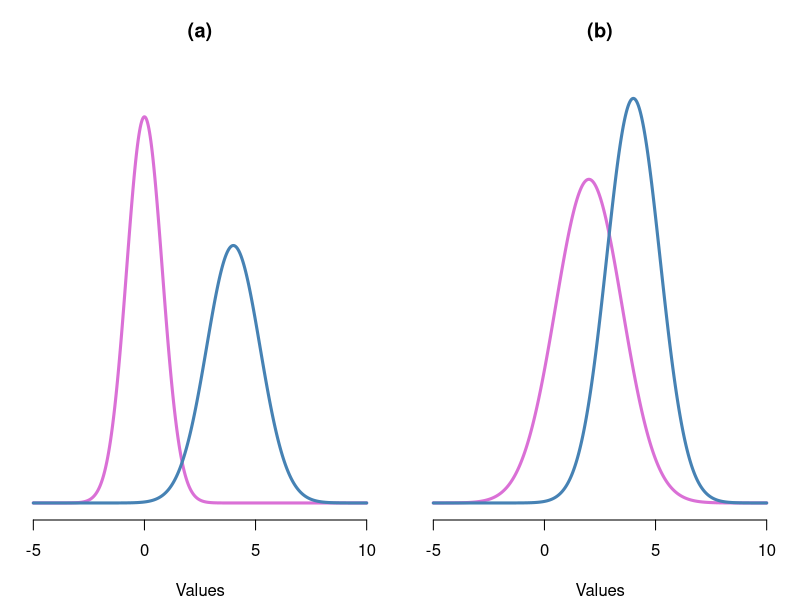
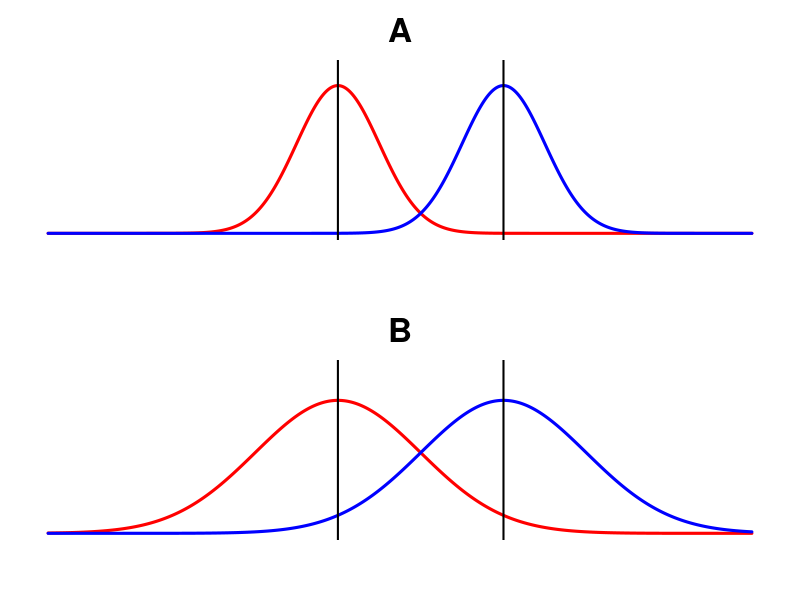
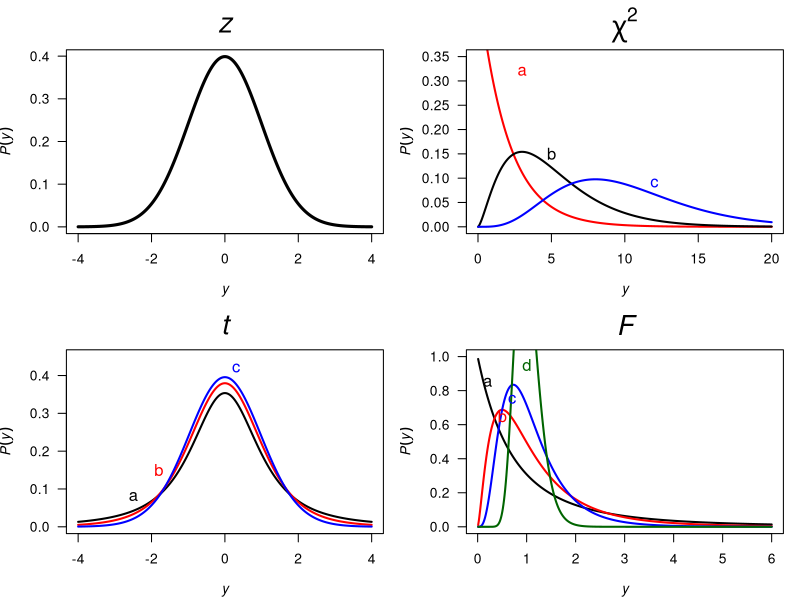
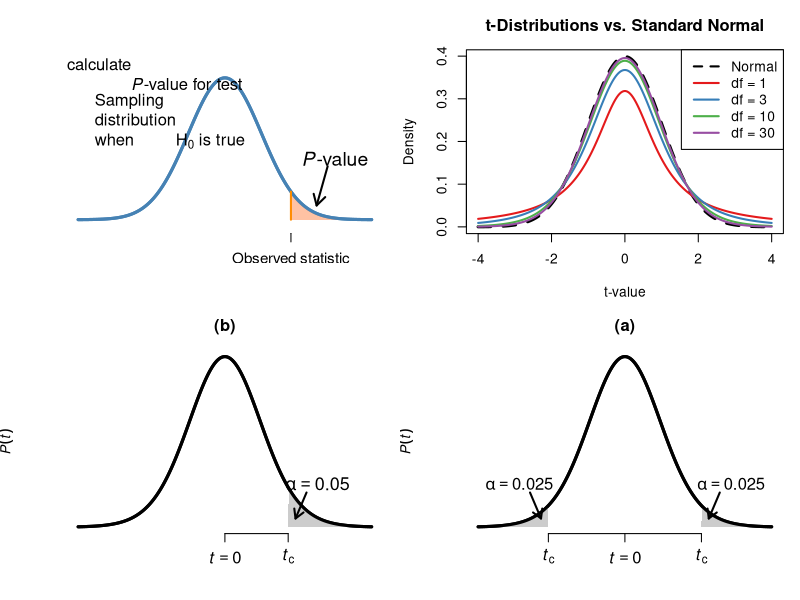
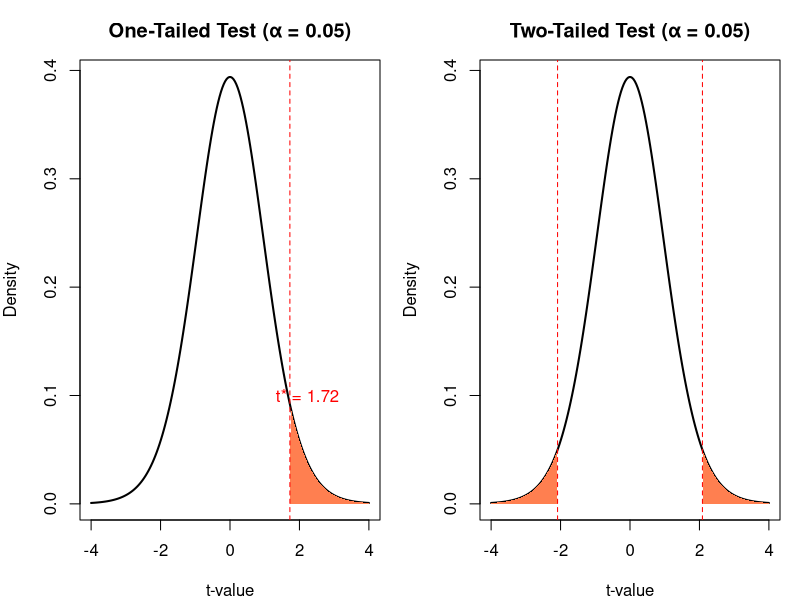
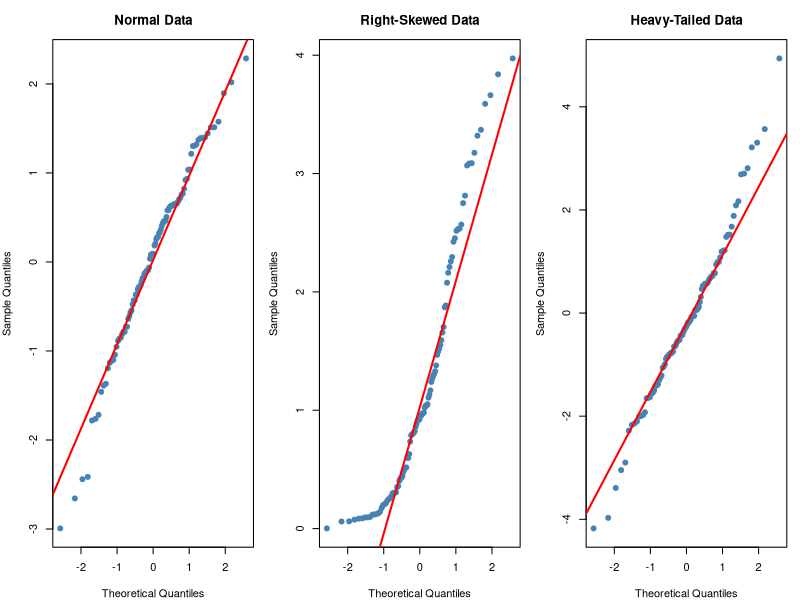
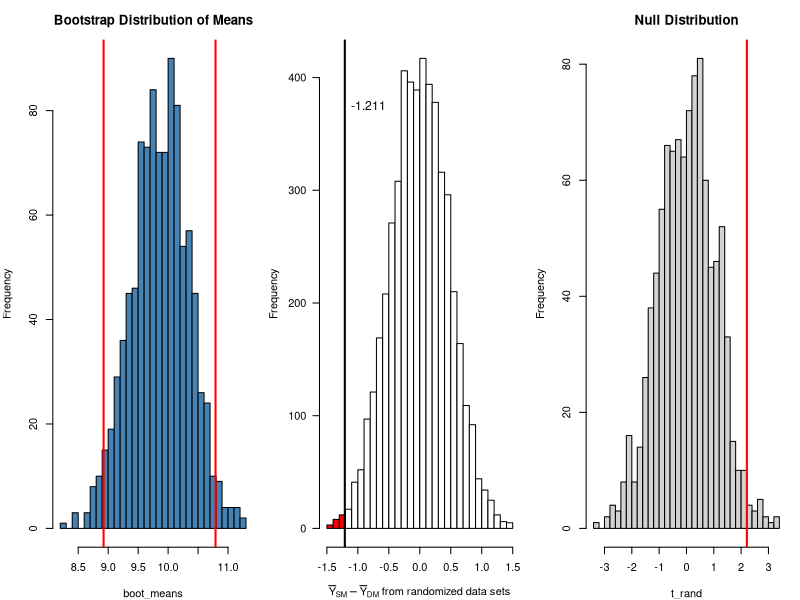
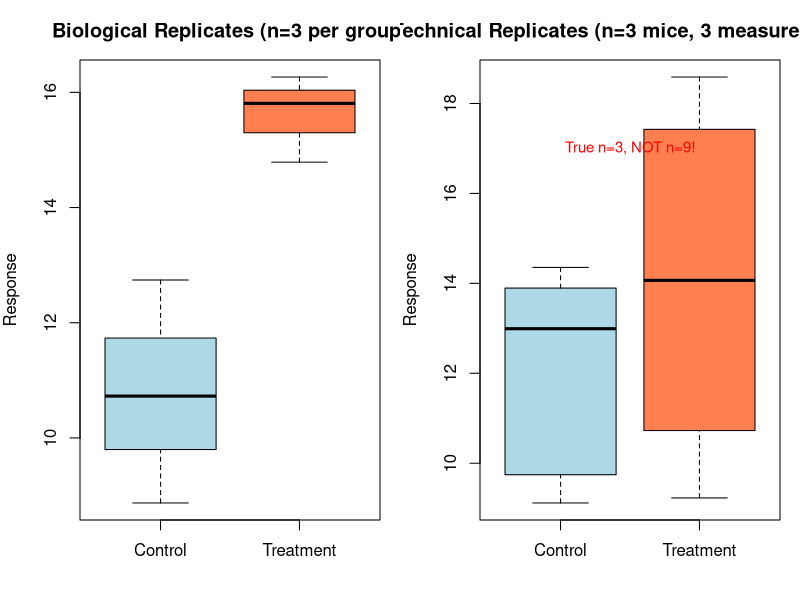

Write R code to recreate these figures, in order.
## ---- chunk 1
#| label: setup
#| include: false

# Core data manipulation and visualization
library(tidyverse)
library(knitr)
library(readxl)

# Statistical analysis packages
library(MASS)        # LDA, robust regression
library(pwr)         # Power analysis
library(boot)        # Bootstrap methods
library(car)         # Companion to Applied Regression
library(survival)    # Survival analysis
library(nlme)        # Mixed effects models
library(broom)       # Tidy model output
library(emmeans)     # Estimated marginal means

# Set consistent theme for all plots
theme_set(theme_minimal(base_size = 14))

# Set seed for reproducibility
set.seed(2026)
## ---- chunk 2
#| echo: false
#| eval: true
#| fig-width: 10
#| fig-height: 5

par(mfrow = c(1, 2), mar = c(4, 1, 3, 1))

# Panel (a): well-separated distributions
x <- seq(-5, 10, length.out = 500)
plot(x, dnorm(x, 0, 0.8), type = "l", lwd = 3, col = "orchid",
     axes = FALSE, xlab = "Values", ylab = "", main = "(a)",
     ylim = c(0, 0.55))
lines(x, dnorm(x, 4, 1.2), lwd = 3, col = "steelblue")
axis(1)

# Panel (b): overlapping distributions
plot(x, dnorm(x, 2, 1.5), type = "l", lwd = 3, col = "orchid",
     axes = FALSE, xlab = "Values", ylab = "", main = "(b)",
     ylim = c(0, 0.35))
lines(x, dnorm(x, 4, 1.2), lwd = 3, col = "steelblue")
axis(1)
## ---- chunk 3
#| echo: false
#| eval: true
#| fig-width: 6
#| fig-height: 8

par(mfrow = c(2, 1), mar = c(3, 1, 3, 1))

x <- seq(-5, 12, length.out = 500)

# Panel A: small variance, clear separation
plot(x, dnorm(x, 2, 1), type = "l", lwd = 3, col = "red",
     axes = FALSE, xlab = "", ylab = "", main = "A",
     ylim = c(0, 0.45), cex.main = 2)
lines(x, dnorm(x, 6, 1), lwd = 3, col = "blue")
abline(v = c(2, 6), lwd = 2)

# Panel B: large variance, overlapping
plot(x, dnorm(x, 2, 2), type = "l", lwd = 3, col = "red",
     axes = FALSE, xlab = "", ylab = "", main = "B",
     ylim = c(0, 0.25), cex.main = 2)
lines(x, dnorm(x, 6, 2), lwd = 3, col = "blue")
abline(v = c(2, 6), lwd = 2)
## ---- chunk 4
#| echo: false
#| eval: true
#| fig-width: 10
#| fig-height: 8

par(mfrow = c(2, 2), mar = c(4, 4, 3, 1))

x <- seq(-4, 4, length.out = 500)

# z distribution
plot(x, dnorm(x), type = "l", lwd = 3, main = expression(italic(z)),
     xlab = expression(italic(y)), ylab = expression(italic(P(y))),
     cex.main = 2, las = 1)

# chi-squared
x_chi <- seq(0.01, 20, length.out = 500)
plot(x_chi, dchisq(x_chi, df = 2), type = "l", lwd = 2,
     main = expression(chi^2), col = "red",
     xlab = expression(italic(y)), ylab = expression(italic(P(y))),
     ylim = c(0, 0.35), cex.main = 2, las = 1)
lines(x_chi, dchisq(x_chi, df = 5), lwd = 2, col = "black")
lines(x_chi, dchisq(x_chi, df = 10), lwd = 2, col = "blue")
text(3, 0.32, "a", col = "red", cex = 1.2)
text(5, 0.15, "b", cex = 1.2)
text(12, 0.09, "c", col = "blue", cex = 1.2)

# t distribution
plot(x, dt(x, df = 2), type = "l", lwd = 2, main = expression(italic(t)),
     xlab = expression(italic(y)), ylab = expression(italic(P(y))),
     ylim = c(0, 0.45), cex.main = 2, las = 1)
lines(x, dt(x, df = 5), lwd = 2, col = "red")
lines(x, dt(x, df = 30), lwd = 2, col = "blue")
text(-2.5, 0.08, "a", cex = 1.2)
text(-1.8, 0.15, "b", col = "red", cex = 1.2)
text(0.3, 0.42, "c", col = "blue", cex = 1.2)

# F distribution
x_f <- seq(0.01, 6, length.out = 500)
plot(x_f, df(x_f, df1 = 2, df2 = 5), type = "l", lwd = 2,
     main = expression(italic(F)),
     xlab = expression(italic(y)), ylab = expression(italic(P(y))),
     ylim = c(0, 1.0), cex.main = 2, las = 1)
lines(x_f, df(x_f, df1 = 5, df2 = 10), lwd = 2, col = "red")
lines(x_f, df(x_f, df1 = 10, df2 = 20), lwd = 2, col = "blue")
lines(x_f, df(x_f, df1 = 50, df2 = 100), lwd = 2, col = "darkgreen")
text(0.2, 0.85, "a", cex = 1.2)
text(0.5, 0.65, "b", col = "red", cex = 1.2)
text(0.7, 0.75, "c", col = "blue", cex = 1.2)
text(1, 0.95, "d", col = "darkgreen", cex = 1.2)
## ---- chunk 5
#| echo: false
#| eval: true
#| fig-width: 8
#| fig-height: 5

x <- seq(-4, 4, length.out = 500)
y <- dnorm(x)
obs_stat <- 1.8

plot(x, y, type = "l", lwd = 3, col = "steelblue",
     axes = FALSE, xlab = "", ylab = "",
     ylim = c(-0.02, max(y) * 1.15))

# Shade p-value region
x_tail <- x[x >= obs_stat]
polygon(c(obs_stat, x_tail, max(x_tail)),
        c(0, dnorm(x_tail), 0),
        col = rgb(1, 0.6, 0.4, 0.6), border = NA)
lines(x, y, lwd = 3, col = "steelblue")

# Axis
axis(1, at = c(obs_stat), labels = c("Observed statistic"), cex.axis = 1.1)
segments(obs_stat, 0, obs_stat, dnorm(obs_stat), lwd = 2, col = "darkorange")

# Labels
text(-1.5, 0.22, expression("Sampling\ndistribution\nwhen " * H[0] * " is true"),
     cex = 1.2)
arrows(2.8, 0.15, 2.5, 0.04, length = 0.12, lwd = 2)
text(3, 0.17, expression(italic(P) * "-value"), cex = 1.4, font = 3)
text(-3, 0.38, expression("Needed to calculate\n" * italic(P) * "-value for test"),
     cex = 1.2)
## ---- chunk 6
#| label: fig-t-dist-output
#| fig-cap: "t-distributions approach normal as df increases"
#| fig-width: 9
#| fig-height: 4
#| echo: false
#| eval: true

x <- seq(-4, 4, length.out = 200)
df_values <- c(1, 3, 10, 30)
colors <- c("#E41A1C", "#377EB8", "#4DAF4A", "#984EA3")

plot(x, dnorm(x), type = "l", lwd = 3, col = "black", lty = 2,
     ylab = "Density", xlab = "t-value",
     main = "t-Distributions vs. Standard Normal")

for(i in seq_along(df_values)) {
  lines(x, dt(x, df = df_values[i]), col = colors[i], lwd = 2)
}

legend("topright", c("Normal", paste("df =", df_values)),
       col = c("black", colors), lwd = 2, lty = c(2, rep(1, 4)))
## ---- chunk 7
#| echo: false
#| eval: true
#| fig-width: 8
#| fig-height: 4

x <- seq(-4, 4, length.out = 500)
y <- dt(x, df = 20)
tc <- qt(0.95, df = 20)

plot(x, y, type = "l", lwd = 3, axes = FALSE,
     xlab = "", ylab = expression(italic(P(t))),
     main = "(b)")
axis(1, at = c(0, tc), labels = c(expression(italic(t) == 0), expression(italic(t)[c])),
     cex.axis = 1.2)

# Shade alpha region
x_tail <- x[x >= tc]
polygon(c(tc, x_tail, max(x_tail)), c(0, dt(x_tail, df = 20), 0),
        col = "gray80", border = NA)
lines(x, y, lwd = 3)
arrows(tc + 0.5, 0.08, tc + 0.2, 0.02, length = 0.1, lwd = 2)
text(tc + 0.8, 0.10, expression(alpha == 0.05), cex = 1.3)
## ---- chunk 8
#| echo: false
#| eval: true
#| fig-width: 8
#| fig-height: 4

x <- seq(-4, 4, length.out = 500)
y <- dt(x, df = 20)
tc <- qt(0.975, df = 20)

plot(x, y, type = "l", lwd = 3, axes = FALSE,
     xlab = "", ylab = expression(italic(P(t))),
     main = "(a)")
axis(1, at = c(-tc, 0, tc),
     labels = c(expression(italic(t)[c]), expression(italic(t) == 0), expression(italic(t)[c])),
     cex.axis = 1.2)

# Shade left tail
x_left <- x[x <= -tc]
polygon(c(min(x_left), x_left, -tc), c(0, dt(x_left, df = 20), 0),
        col = "gray80", border = NA)
# Shade right tail
x_right <- x[x >= tc]
polygon(c(tc, x_right, max(x_right)), c(0, dt(x_right, df = 20), 0),
        col = "gray80", border = NA)
lines(x, y, lwd = 3)

arrows(-tc - 0.5, 0.08, -tc - 0.2, 0.02, length = 0.1, lwd = 2)
text(-tc - 0.8, 0.10, expression(alpha == 0.025), cex = 1.2)
arrows(tc + 0.5, 0.08, tc + 0.2, 0.02, length = 0.1, lwd = 2)
text(tc + 0.8, 0.10, expression(alpha == 0.025), cex = 1.2)
## ---- chunk 9
#| label: fig-critical-regions-output
#| fig-cap: "Critical regions for α = 0.05 with df = 20"
#| fig-width: 10
#| fig-height: 4
#| echo: false
#| eval: true

par(mfrow = c(1, 2))
x <- seq(-4, 4, length.out = 200)
df <- 20

# One-tailed test (upper)
plot(x, dt(x, df), type = "l", lwd = 2, main = "One-Tailed Test (α = 0.05)",
     xlab = "t-value", ylab = "Density")
crit_1 <- qt(0.95, df)
polygon(c(crit_1, x[x > crit_1], 4), c(0, dt(x[x > crit_1], df), 0),
        col = "coral", border = NA)
abline(v = crit_1, lty = 2, col = "red")
text(crit_1 + 0.5, 0.1, paste("t* =", round(crit_1, 2)), col = "red")

# Two-tailed test
plot(x, dt(x, df), type = "l", lwd = 2, main = "Two-Tailed Test (α = 0.05)",
     xlab = "t-value", ylab = "Density")
crit_2 <- qt(0.975, df)
polygon(c(crit_2, x[x > crit_2], 4), c(0, dt(x[x > crit_2], df), 0),
        col = "coral", border = NA)
polygon(c(-4, x[x < -crit_2], -crit_2), c(0, dt(x[x < -crit_2], df), 0),
        col = "coral", border = NA)
abline(v = c(-crit_2, crit_2), lty = 2, col = "red")
## ---- chunk 10
#| label: qq-intro-output
#| echo: false
#| eval: true
#| fig-width: 10
#| fig-height: 4

par(mfrow = c(1, 3))

# Normal data
set.seed(42)
normal_data <- rnorm(100)
qqnorm(normal_data, main = "Normal Data", pch = 19, col = "steelblue")
qqline(normal_data, col = "red", lwd = 2)

# Right-skewed data
skewed_data <- rexp(100, rate = 1)
qqnorm(skewed_data, main = "Right-Skewed Data", pch = 19, col = "steelblue")
qqline(skewed_data, col = "red", lwd = 2)

# Heavy-tailed data
heavy_tail <- rt(100, df = 3)
qqnorm(heavy_tail, main = "Heavy-Tailed Data", pch = 19, col = "steelblue")
qqline(heavy_tail, col = "red", lwd = 2)
## ---- chunk 11
#| label: normality-tests-output
#| echo: false
#| eval: true

# Shapiro-Wilk test (best for n < 50)
set.seed(42)
normal_sample <- rnorm(30)
shapiro.test(normal_sample)
## ---- chunk 12
#| label: one-sample-t-output
#| echo: false
#| eval: true

sample_data <- rnorm(30, mean = 10.5, sd = 2)
t.test(sample_data, mu = 10)
## ---- chunk 13
#| label: t-test-example-output
#| echo: false
#| eval: true

set.seed(518)
pop1 <- rnorm(n = 100, mean = 2, sd = 0.5)
pop2 <- rnorm(n = 100, mean = 2.5, sd = 0.5)

t.test(pop1, pop2)
## ---- chunk 14
#| label: paired-t-output
#| echo: false
#| eval: true

before <- c(200, 190, 210, 180, 195)
after <- c(180, 170, 190, 165, 175)

t.test(before, after, paired = TRUE)
## ---- chunk 15
#| label: sample-size-sig-output
#| echo: false
#| eval: true

set.seed(22)

# Small effect (1% difference): 20.0 vs 20.2
cat("SMALL SAMPLE (n=10 per group):\n")
diet_A_small <- rnorm(10, 20, 2)
diet_B_small <- rnorm(10, 20.2, 2)
cat("  p-value:", round(t.test(diet_A_small, diet_B_small)$p.value, 4), "\n\n")

cat("LARGE SAMPLE (n=10,000 per group):\n")
diet_A_large <- rnorm(10000, 20, 2)
diet_B_large <- rnorm(10000, 20.2, 2)
cat("  p-value:", format(t.test(diet_A_large, diet_B_large)$p.value, scientific = TRUE), "\n")
## ---- chunk 16
#| label: bootstrap-example-output
#| echo: false
#| eval: true
#| fig-width: 8
#| fig-height: 4

set.seed(42)
original_sample <- rnorm(50, mean = 10, sd = 3)

# Bootstrap 1000 times
boot_means <- replicate(1000, mean(sample(original_sample, replace = TRUE)))

hist(boot_means, breaks = 30, col = "steelblue",
     main = "Bootstrap Distribution of Means")
abline(v = quantile(boot_means, c(0.025, 0.975)), col = "red", lwd = 2)
## ---- chunk 17
#| label: boot-ci-output
#| echo: false
#| eval: true

# 95% CI from bootstrap percentiles
quantile(boot_means, probs = c(0.025, 0.975))
## ---- chunk 18
#| label: for-loop
#| echo: true

for (i in 1:5) {
  print(i^2)
}
## ---- chunk 19
#| label: while-loop
#| echo: true

i <- 0
while (i < 5) {
  i <- i + 1
  print(i)
}
## ---- chunk 20
#| label: if-else
#| echo: true

eggs <- TRUE

if (eggs == TRUE) {
  n_milk <- 6
} else {
  n_milk <- 1
}

cat("Bought", n_milk, "cartons of milk")
## ---- chunk 21
#| echo: false
#| eval: true
#| fig-width: 6
#| fig-height: 5

# Simulate a permutation test: difference in means between SM and DM groups
set.seed(123)
sm_data <- rnorm(20, mean = 3.5, sd = 1.5)
dm_data <- rnorm(20, mean = 5.0, sd = 1.5)
obs_diff <- mean(sm_data) - mean(dm_data)  # approximately -1.425

combined <- c(sm_data, dm_data)
n_perms <- 5000
perm_diffs <- replicate(n_perms, {
  shuffled <- sample(combined)
  mean(shuffled[1:20]) - mean(shuffled[21:40])
})

# Color bars more extreme than observed
h <- hist(perm_diffs, breaks = 40, plot = FALSE)
colors <- ifelse(h$mids <= obs_diff, "red", "white")

hist(perm_diffs, breaks = 40, col = colors, border = "black",
     main = "", las = 1,
     xlab = expression(bar(Y)[SM] - bar(Y)[DM] * " from randomized data sets"),
     ylab = "Frequency")
abline(v = obs_diff, lwd = 2)
text(obs_diff + 0.1, max(h$counts) * 0.9, round(obs_diff, 3),
     cex = 1.1, adj = 0)
## ---- chunk 22
#| label: empirical-null-output
#| echo: false
#| eval: true
#| fig-width: 7
#| fig-height: 4

set.seed(56)
pop_1 <- rnorm(n = 50, mean = 20.1, sd = 2)
pop_2 <- rnorm(n = 50, mean = 19.3, sd = 2)

t_obs <- t.test(x = pop_1, y = pop_2, alternative = "greater")$statistic

pops_comb <- c(pop_1, pop_2)
t_rand <- replicate(1000, {
  pops_shuf <- sample(pops_comb)
  t.test(x = pops_shuf[1:50], y = pops_shuf[51:100], alternative = "greater")$statistic
})

hist(t_rand, breaks = 30, main = "Null Distribution", col = "lightgray")
abline(v = t_obs, col = "red", lwd = 2)
## ---- chunk 23
#| label: empirical-p-output
#| echo: false
#| eval: true

p_value <- sum(t_rand >= t_obs) / 1000
cat("Empirical p-value:", p_value)
## ---- chunk 24
#| label: replication-diagram-2
#| echo: false
#| eval: true
#| fig-width: 10
#| fig-height: 4

par(mfrow = c(1, 2), mar = c(4, 4, 3, 1))

# Biological replication
set.seed(42)
bio_reps <- data.frame(
  mouse = rep(1:6, each = 1),
  treatment = rep(c("Control", "Treatment"), each = 3),
  value = c(rnorm(3, 10, 2), rnorm(3, 15, 2))
)
boxplot(value ~ treatment, data = bio_reps, col = c("lightblue", "coral"),
        main = "Biological Replicates (n=3 per group)",
        ylab = "Response", xlab = "")
text(1.5, 17, "Each point = different mouse", cex = 0.9)

# Technical replication (wrong analysis)
tech_reps <- data.frame(
  measurement = 1:18,
  treatment = rep(c("Control", "Treatment"), each = 9),
  value = c(rep(rnorm(3, 10, 2), each = 3) + rnorm(9, 0, 0.5),
            rep(rnorm(3, 15, 2), each = 3) + rnorm(9, 0, 0.5))
)
boxplot(value ~ treatment, data = tech_reps, col = c("lightblue", "coral"),
        main = "Technical Replicates (n=3 mice, 3 measures each)",
        ylab = "Response", xlab = "")
text(1.5, 17, "True n=3, NOT n=9!", cex = 0.9, col = "red")
## ---- chunk 25
#| label: cohens-d-output
#| echo: false
#| eval: true

# Example: Compare two groups
set.seed(123)
group1 <- rnorm(30, mean = 100, sd = 15)
group2 <- rnorm(30, mean = 108, sd = 15)

# Manual calculation
mean_diff <- mean(group2) - mean(group1)
pooled_sd <- sqrt(((29 * sd(group1)^2) + (29 * sd(group2)^2)) / 58)
cohens_d <- mean_diff / pooled_sd

cat("Mean difference:", round(mean_diff, 2), "\n")
cat("Cohen's d:", round(cohens_d, 2), "\n")

# Using t-test
t_result <- t.test(group2, group1)
cat("p-value:", format(t_result$p.value, digits = 4))
## ---- chunk 26
#| label: effect-sizes-output
#| echo: false
#| eval: true
#| fig-width: 10
#| fig-height: 4

par(mfrow = c(1, 3))

# Small effect (d = 0.2)
x <- seq(-4, 6, length.out = 200)
plot(x, dnorm(x, 0, 1), type = "l", lwd = 2, col = "steelblue",
     main = "Small Effect (d = 0.2)", ylab = "Density", xlab = "Value")
lines(x, dnorm(x, 0.2, 1), lwd = 2, col = "coral")
legend("topright", c("Group 1", "Group 2"), col = c("steelblue", "coral"), lwd = 2)

# Medium effect (d = 0.5)
plot(x, dnorm(x, 0, 1), type = "l", lwd = 2, col = "steelblue",
     main = "Medium Effect (d = 0.5)", ylab = "Density", xlab = "Value")
lines(x, dnorm(x, 0.5, 1), lwd = 2, col = "coral")

# Large effect (d = 0.8)
plot(x, dnorm(x, 0, 1), type = "l", lwd = 2, col = "steelblue",
     main = "Large Effect (d = 0.8)", ylab = "Density", xlab = "Value")
lines(x, dnorm(x, 0.8, 1), lwd = 2, col = "coral")
## ---- chunk 27
#| label: effect-size-ci-output
#| echo: false
#| eval: true

# Bootstrap confidence interval for Cohen's d
library(boot)

# Function to calculate Cohen's d
calc_d <- function(data, indices) {
  d <- data[indices, ]
  g1 <- d[d$group == 1, "value"]
  g2 <- d[d$group == 2, "value"]
  pooled_sd <- sqrt(((length(g1)-1)*sd(g1)^2 + (length(g2)-1)*sd(g2)^2) /
                    (length(g1) + length(g2) - 2))
  (mean(g2) - mean(g1)) / pooled_sd
}

# Create data frame
effect_data <- data.frame(
  value = c(group1, group2),
  group = rep(1:2, each = 30)
)

# Bootstrap
boot_d <- boot(effect_data, calc_d, R = 1000)
boot_ci <- boot.ci(boot_d, type = "perc")
cat("Cohen's d =", round(boot_d$t0, 2),
    "\n95% CI: [", round(boot_ci$percent[4], 2), ",",
    round(boot_ci$percent[5], 2), "]")
## ---- chunk 28
#| label: multiple-testing-output
#| echo: false
#| eval: true

# Original p-values from multiple tests
p_values <- c(0.001, 0.030, 0.040, 0.120, 0.250)

# Different correction methods
data.frame(
  original = p_values,
  bonferroni = p.adjust(p_values, method = "bonferroni"),
  holm = p.adjust(p_values, method = "holm"),
  BH = p.adjust(p_values, method = "BH")  # Benjamini-Hochberg (FDR)
)
